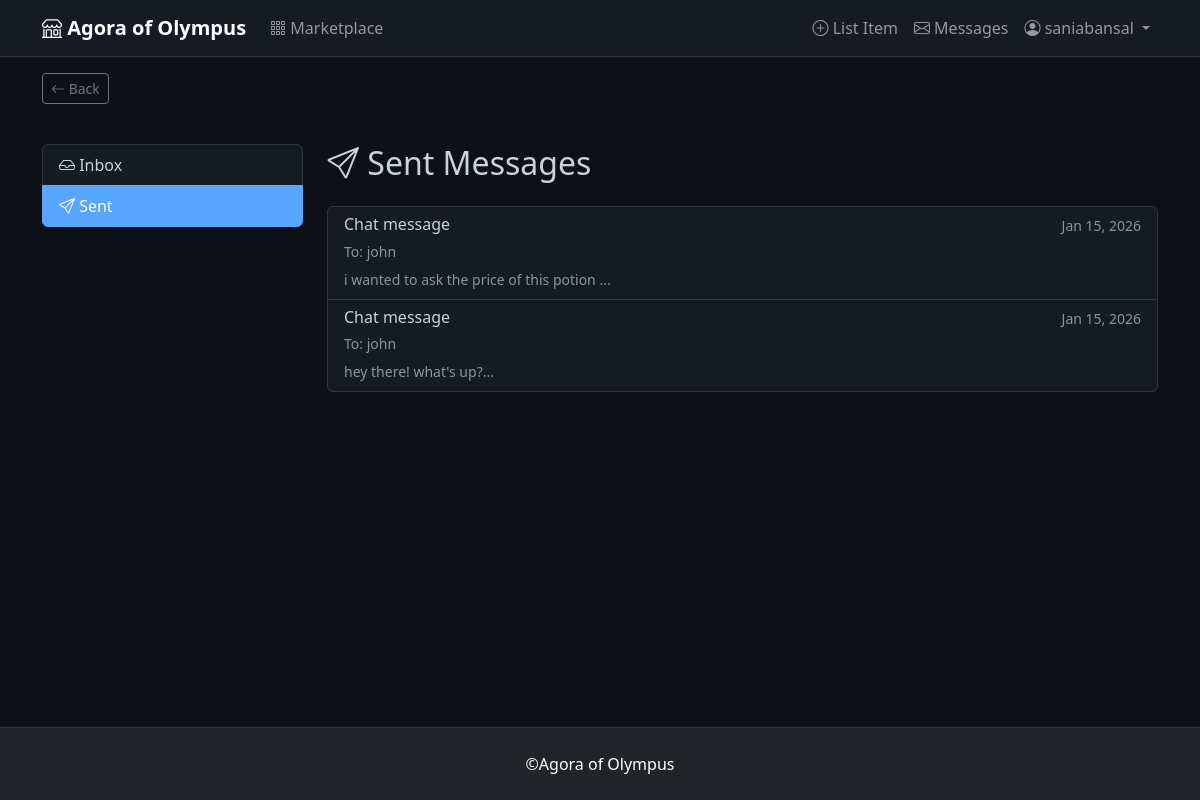
Page /messages/sent (signed in) on the earlier database version.
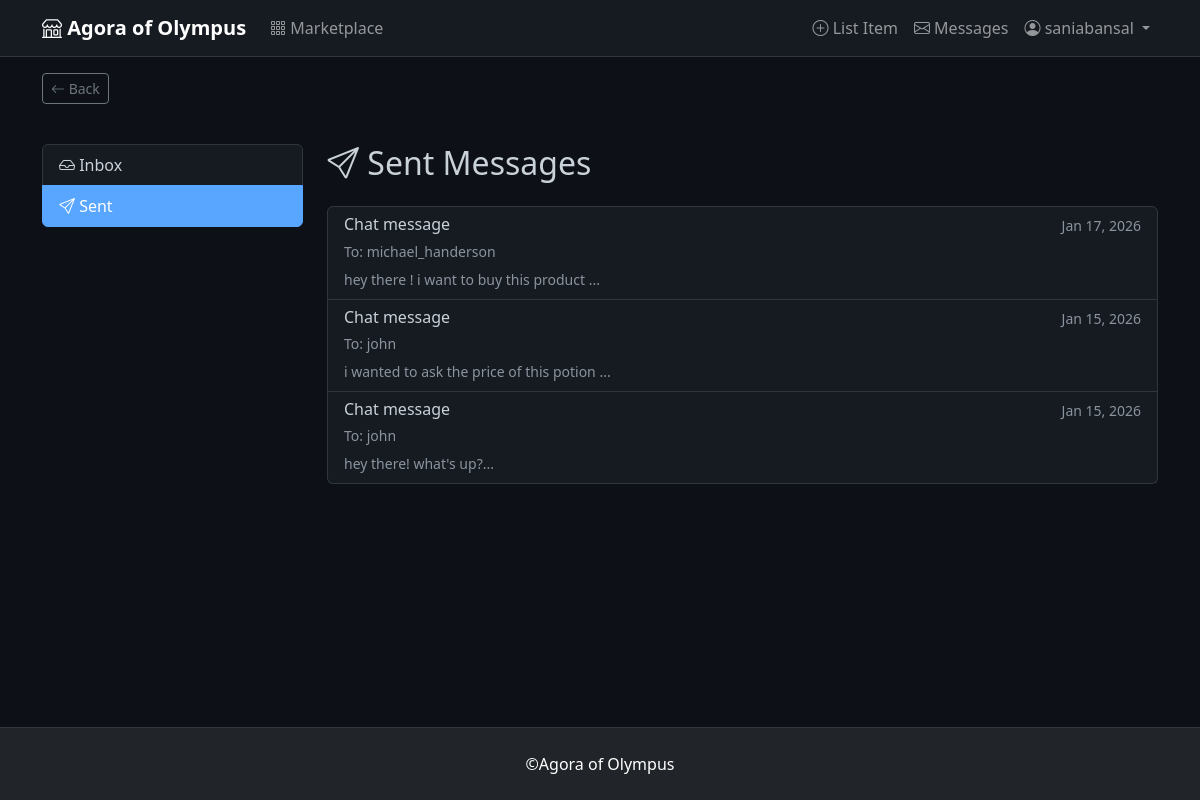
Same page on the later database version.
### app/models.py (models this page shows, shortened)
class Message(db.Model):
    id = db.Column(db.Integer, primary_key=True)
    sender_id = db.Column(db.Integer, db.ForeignKey('user.id'), nullable=False)
    recipient_id = db.Column(db.Integer, db.ForeignKey('user.id'), nullable=False)
    item_id = db.Column(db.Integer, db.ForeignKey('item.id'), nullable=True)
    subject = db.Column(db.String(200), nullable=False)
    content = db.Column(db.Text, nullable=False)
    timestamp = db.Column(db.DateTime, default=datetime.utcnow, index=True)
    read = db.Column(db.Boolean, default=False)

class User(UserMixin, db.Model):
    id = db.Column(db.Integer, primary_key=True)
    username = db.Column(db.String(80), unique=True, nullable=False)
    email = db.Column(db.String(120), unique=True, nullable=False)
    password_hash = db.Column(db.String(200), nullable=False)
    avatar = db.Column(db.String(200), default='default_avatar.png')
    created_at = db.Column(db.DateTime, default=datetime.utcnow)
    items = db.relationship('Item', backref='seller', lazy='dynamic', cascade='all, delete-orphan')
    sent_messages = db.relationship('Message', foreign_keys='Message.sender_id',
                                   backref='sender', lazy='dynamic', cascade='all, delete-orphan')
    received_messages = db.relationship('Message', foreign_keys='Message.recipient_id',
                                       backref='recipient', lazy='dynamic', cascade='all, delete-orphan')
    def unread_message_count(self):
        return Message.query.filter_by(recipient_id=self.id, read=False).count()

### app/routes.py (the view)
@main.route('/messages/sent')
@login_required
def sent():
    page = request.args.get('page', 1, type=int)
    messages = Message.query.filter_by(sender_id=current_user.id).order_by(
        Message.timestamp.desc()
    ).paginate(page=page, per_page=20, error_out=False)
    return render_template('messages/sent.html', messages=messages)

### app/models.py (called while the page is built)
@login_manager.user_loader
def load_user(user_id):
    return User.query.get(int(user_id))

### app/templates/messages/sent.html (shortened to what this page needs)
{% extends "base.html" %}
{% block content %}
<div class="row">
    <div class="col-md-3">
        <div class="list-group">
            <a href="{{ url_for('main.inbox') }}" class="list-group-item list-group-item-action">
                <i class="bi bi-inbox"></i> Inbox
            </a>
            <a href="{{ url_for('main.sent') }}" class="list-group-item list-group-item-action active">
                <i class="bi bi-send"></i> Sent
            </a>
        </div>
    </div>
    <div class="col-md-9">
        <h2 class="mb-4"><i class="bi bi-send"></i> Sent Messages</h2>
        {% if messages.items %}
        <div class="list-group">
            {% for message in messages.items %}
            <a href="{{ url_for('main.view_message', message_id=message.id) }}"
               class="list-group-item list-group-item-action">
                <div class="d-flex w-100 justify-content-between">
                    <h6 class="mb-1">{{ message.subject }}</h6>
                    <small class="text-muted">{{ message.timestamp.strftime('%b %d, %Y') }}</small>
                </div>
                <p class="mb-1"><small class="text-muted">To: {{ message.recipient.username }}</small></p>
                <small class="text-muted">{{ message.content[:100] }}...</small>
            </a>
            {% endfor %}
        </div>
        {% else %}
        <div class="alert alert-info">
            <i class="bi bi-info-circle"></i> You haven't sent any messages yet.
        </div>
        {% endif %}
    </div>
</div>
{% endblock %}

Differences in the rows shown:
added Message: subject "Chat message", timestamp "Jan 17, 2026", recipient.username "michael_handerson", content "hey there ! i want to buy this product"
